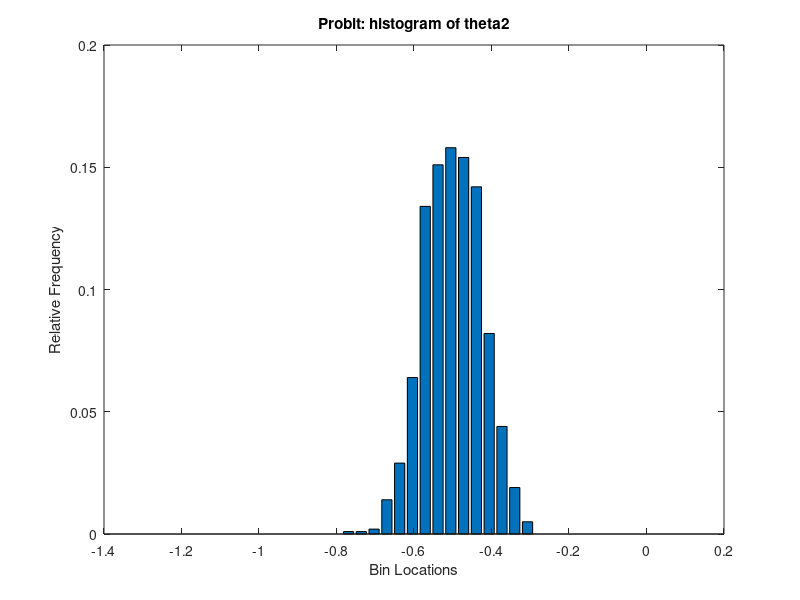

MATLAB code for this plot:
%%%%%%%MSE%%%%%%%%%%%
clear
theta_results_probit=load('theta_hat_results.dat');
%%%%%%%%%%%%%%%%%%%%%%%%%%%%%%%%%%%%%%%%%%%%%
%%%%%mean%%%%%%%%%%%%
mean(theta_results_probit(:,1)) % 1.004459842980000
mean(theta_results_probit(:,2))%-0.499880176340000

%%%%%%%var%%%%%%%%%%%%%
var(theta_results_probit(:,1)) %0.003446418329695
var(theta_results_probit(:,2))  %0.005351451322246
%%%%%%%quantile%%%%%%%%%
quantile(theta_results_probit(:,1),[0.25 0.5 0.75])
%Columns 1 through 2

 %  0.964865350000000   1.003580900000000

  %Column 3

   %1.041298800000000
quantile(theta_results_probit(:,2),[0.25 0.5 0.75])
 %Columns 1 through 2
%
 % -0.553292970000000  -0.501569155000000

  %Column 3

  %-0.448296025000000
%%%%%%%MSE%%%%%%%%%%%%%%%%
sum((theta_results_probit(:,1)-1).^2)/1000 %0.003462862110771
sum((theta_results_probit(:,2)+0.5).^2)/1000 % 0.005346114228633
%%%%%%%%HISTOGRAM%%%%%%%%%%%%
edges1=[0.7:0.017:1.2];
edges2=[-1:0.033:0];

[n1,xout1]=hist(theta_results_probit(:,1), edges1);
bar(xout1, n1/sum(n1));
title('Probit: histogram of theta1')
xlabel('Bin Locations')
ylabel('Relative Frequency')

[n2,xout2]=hist(theta_results_probit(:,2), edges2);
bar(xout2, n2/sum(n2));
title('Probit: histogram of theta2')
xlabel('Bin Locations')
ylabel('Relative Frequency')